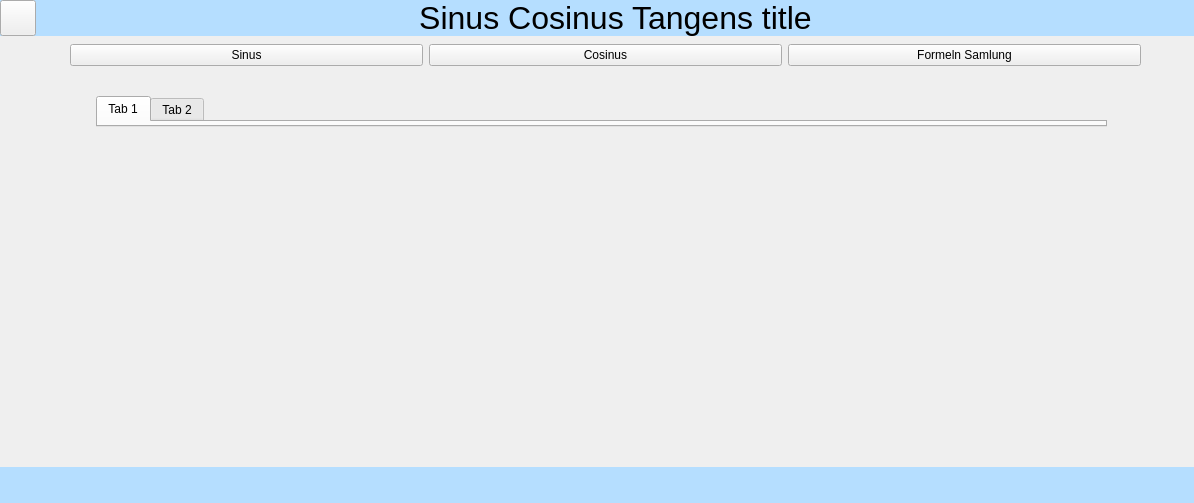
<?xml version="1.0" encoding="UTF-8"?>
<ui version="4.0">
 <class>MainWindow</class>
 <widget class="QMainWindow" name="MainWindow">
  <property name="geometry">
   <rect>
    <x>0</x>
    <y>0</y>
    <width>1194</width>
    <height>503</height>
   </rect>
  </property>


  * Window title
  <property name="windowTitle">
   <string>Sinus</string>
  </property>
  <widget class="QWidget" name="centralwidget">
   <property name="styleSheet">
    <string notr="true">.QWidget{
	border: none;
}
.QFrame{
	border: none;
}
#top_frame{
	background-color: rgb(181, 222, 255);
}
#bot_frame{
	background-color: rgb(181, 222, 255);
}</string>
   </property>
   <layout class="QHBoxLayout" name="horizontalLayout">
    <property name="spacing">
     <number>0</number>
    </property>
    <property name="leftMargin">
     <number>0</number>
    </property>
    <property name="topMargin">
     <number>0</number>
    </property>
    <property name="rightMargin">
     <number>0</number>
    </property>
    <property name="bottomMargin">
     <number>0</number>
    </property>
    <item>
     <widget class="QFrame" name="frame">
      <property name="frameShape">
       <enum>QFrame::StyledPanel</enum>
      </property>
      <property name="frameShadow">
       <enum>QFrame::Raised</enum>
      </property>
      <layout class="QHBoxLayout" name="horizontalLayout_2">
       <property name="spacing">
        <number>0</number>
       </property>
       <property name="leftMargin">
        <number>0</number>
       </property>
       <property name="topMargin">
        <number>0</number>
       </property>
       <property name="rightMargin">
        <number>0</number>
       </property>
       <property name="bottomMargin">
        <number>0</number>
       </property>
       <item>
        <widget class="QFrame" name="leftS">
         <property name="maximumSize">
          <size>
           <width>0</width>
           <height>16777215</height>
          </size>
         </property>
         <property name="frameShape">
          <enum>QFrame::StyledPanel</enum>
         </property>
         <property name="frameShadow">
          <enum>QFrame::Raised</enum>
         </property>
         <layout class="QHBoxLayout" name="horizontalLayout_3">
          <property name="spacing">
           <number>0</number>
          </property>
          <property name="leftMargin">
           <number>0</number>
          </property>
          <property name="topMargin">
           <number>0</number>
          </property>
          <property name="rightMargin">
           <number>0</number>
          </property>
          <property name="bottomMargin">
           <number>0</number>
          </property>
          <item>
           <widget class="QFrame" name="frame_4">
            <property name="minimumSize">
             <size>
              <width>200</width>
              <height>0</height>
             </size>
            </property>
            <property name="frameShape">
             <enum>QFrame::StyledPanel</enum>
            </property>
            <property name="frameShadow">
             <enum>QFrame::Raised</enum>
            </property>
            <layout class="QVBoxLayout" name="verticalLayout_3">
             <property name="spacing">
              <number>0</number>
             </property>
             <property name="leftMargin">
              <number>0</number>
             </property>
             <property name="topMargin">
              <number>0</number>
             </property>
             <property name="rightMargin">
              <number>0</number>
             </property>
             <property name="bottomMargin">
              <number>0</number>
             </property>
             <item>
              <widget class="QLabel" name="label_2">
               <property name="maximumSize">
                <size>
                 <width>16777215</width>
                 <height>36</height>
                </size>
               </property>
               <property name="font">
                <font>
                 <pointsize>24</pointsize>
                </font>
               </property>
               <property name="text">
                <string>Menu</string>
               </property>
               <property name="alignment">
                <set>Qt::AlignCenter</set>
               </property>
              </widget>
             </item>
             <item>
              <widget class="QPushButton" name="pushButton">
               <property name="text">
                <string>projekt1</string>
               </property>
              </widget>
             </item>
             <item>
              <widget class="QPushButton" name="pushButton_2">
               <property name="text">
                <string>projekt2</string>
               </property>
              </widget>
             </item>
             <item>
              <widget class="QPushButton" name="pushButton_3">
               <property name="text">
                <string>projekt3</string>
               </property>
              </widget>
             </item>
             <item>
              <widget class="QPushButton" name="pushButton_4">
               <property name="text">
                <string>projekt4</string>
               </property>
              </widget>
             </item>
             <item>
              <spacer name="verticalSpacer">
               <property name="orientation">
                <enum>Qt::Vertical</enum>
               </property>
               <property name="sizeHint" stdset="0">
                <size>
                 <width>20</width>
                 <height>40</height>
                </size>
               </property>
              </spacer>
             </item>
             <item>
              <widget class="QPushButton" name="btn_back">
               <property name="text">
                <string>back</string>
               </property>
              </widget>
             </item>
            </layout>
           </widget>
          </item>
         </layout>
        </widget>
       </item>
       <item>
        <widget class="QFrame" name="rightS">
         <property name="frameShape">
          <enum>QFrame::StyledPanel</enum>
         </property>
         <property name="frameShadow">
          <enum>QFrame::Raised</enum>
         </property>
         <layout class="QVBoxLayout" name="verticalLayout">
          <property name="spacing">
           <number>0</number>
          </property>
          <property name="leftMargin">
           <number>0</number>
          </property>
          <property name="topMargin">
           <number>0</number>
          </property>
          <property name="rightMargin">
           <number>0</number>
          </property>
          <property name="bottomMargin">
           <number>0</number>
          </property>
          <item>
           <widget class="QFrame" name="top_frame">
            <property name="maximumSize">
             <size>
              <width>16777215</width>
              <height>36</height>
             </size>
            </property>
            <property name="frameShape">
             <enum>QFrame::StyledPanel</enum>
            </property>
            <property name="frameShadow">
             <enum>QFrame::Raised</enum>
            </property>
            <layout class="QHBoxLayout" name="horizontalLayout_4">
             <property name="spacing">
              <number>0</number>
             </property>
             <property name="leftMargin">
              <number>0</number>
             </property>
             <property name="topMargin">
              <number>0</number>
             </property>
             <property name="rightMargin">
              <number>0</number>
             </property>
             <property name="bottomMargin">
              <number>0</number>
             </property>


            * comentar
             <item>
              <widget class="QFrame" name="frame_8">
               <property name="minimumSize">
                <size>
                 <width>36</width>
                 <height>36</height>
                </size>
               </property>
               <property name="maximumSize">
                <size>
                 <width>36</width>
                 <height>36</height>
                </size>
               </property>
               <property name="frameShape">
                <enum>QFrame::StyledPanel</enum>
               </property>
               <property name="frameShadow">
                <enum>QFrame::Raised</enum>
               </property>



               <layout class="QVBoxLayout" name="verticalLayout_2">
                <property name="spacing">
                 <number>0</number>
                </property>
                <property name="leftMargin">
                 <number>0</number>
                </property>
                <property name="topMargin">
                 <number>0</number>
                </property>
                <property name="rightMargin">
                 <number>0</number>
                </property>
                <property name="bottomMargin">
                 <number>0</number>
                </property>


                * menu button
                <item>
                 <widget class="QPushButton" name="menuButton">
                  <property name="minimumSize">
                   <size>
                    <width>36</width>
                    <height>36</height>
                   </size>
                  </property>
                  <property name="maximumSize">
                   <size>
                    <width>36</width>
                    <height>36</height>
                   </size>
                  </property>
                  <property name="text">
                   <string/>
                  </property>
                  <property name="icon">
                   <iconset>
                    <normaloff>menu.png</normaloff>menu.png</iconset>
                  </property>
                 </widget>
                </item>

               </layout>
              </widget>
             </item>



             <item>
              <spacer name="horizontalSpacer">
               <property name="orientation">
                <enum>Qt::Horizontal</enum>
               </property>
               <property name="sizeHint" stdset="0">
                <size>
                 <width>178</width>
                 <height>20</height>
                </size>
               </property>
              </spacer>
             </item>


             <item>
             * Title
              <widget class="QLabel" name="label">
               <property name="font">
                <font>
                 <pointsize>24</pointsize>
                </font>
               </property>
               <property name="text">
                <string>Sinus Cosinus Tangens title</string>
               </property>
               <property name="alignment">
                <set>Qt::AlignCenter</set>
               </property>
              </widget>
             </item>

             
             <item>
              <spacer name="horizontalSpacer_2">
               <property name="orientation">
                <enum>Qt::Horizontal</enum>
               </property>
               <property name="sizeHint" stdset="0">
                <size>
                 <width>179</width>
                 <height>20</height>
                </size>
               </property>
              </spacer>
             </item>

            </layout>
           </widget>
          </item>


          <item>

           <widget class="QFrame" name="frame_3">
            <property name="minimumSize">
             <size>
              <width>0</width>
              <height>100</height>
             </size>
            </property>
            <property name="frameShape">
             <enum>QFrame::StyledPanel</enum>
            </property>
            <property name="frameShadow">
             <enum>QFrame::Raised</enum>
            </property>

            <widget class="QWidget" name="horizontalLayoutWidget">
             <property name="geometry">
              <rect>
               <x>70</x>
               <y>-1</y>
               <width>1071</width>
               <height>41</height>
              </rect>
             </property>
             <layout class="QHBoxLayout" name="horizontalLayout_buttons">

              <item>
               <widget class="QPushButton" name="sinus_button">
                <property name="text">
                 <string>Sinus</string>
                </property>
               </widget>
              </item>

              <item>
               <widget class="QPushButton" name="cosinus_button">
                <property name="text">
                 <string>Cosinus</string>
                </property>
               </widget>
              </item>

              <item>
               <widget class="QPushButton" name="folmeln_samlung_button">
                <property name="text">
                 <string>Formeln Samlung</string>
                </property>
               </widget>
              </item>

             </layout>
            </widget>


            <widget class="QWidget" name="horizontalLayoutWidget_2">
             <property name="geometry">
              <rect>
               <x>70</x>
               <y>50</y>
               <width>1071</width>
               <height>371</height>
              </rect>
             </property>

             <layout class="QHBoxLayout" name="horizontalLayout_main">

              <item>

               <widget class="QWidget" name="widget_main" native="true">
                <widget class="QWidget" name="widget_2" native="true">
                 <property name="geometry">
                  <rect>
                   <x>540</x>
                   <y>50</y>
                   <width>491</width>
                   <height>311</height>
                  </rect>
                 </property>
                </widget>



                <widget class="QTabWidget" name="tabWidget">
                 <property name="geometry">
                  <rect>
                   <x>26</x>
                   <y>10</y>
                   <width>1011</width>
                   <height>31</height>
                  </rect>
                 </property>
                 <property name="currentIndex">
                  <number>0</number>
                 </property>


                 <widget class="QWidget" name="tab_1">
                  <attribute name="title">
                   <string>Tab 1</string>
                  </attribute>
                 </widget>
                 <widget class="QWidget" name="tab_2">
                  <attribute name="title">
                   <string>Tab 2</string>
                  </attribute>
                 </widget>


                 
                </widget>
               </widget>
              </item>

             </layout>
            </widget>
           </widget>
          </item>







          <item>
           <widget class="QFrame" name="bot_frame">
            <property name="minimumSize">
             <size>
              <width>0</width>
              <height>36</height>
             </size>
            </property>
            <property name="maximumSize">
             <size>
              <width>16777215</width>
              <height>36</height>
             </size>
            </property>
            <property name="frameShape">
             <enum>QFrame::StyledPanel</enum>
            </property>
            <property name="frameShadow">
             <enum>QFrame::Raised</enum>
            </property>
           </widget>
          </item>
         </layout>
        </widget>
       </item>
      </layout>
     </widget>
    </item>
   </layout>
  </widget>
 </widget>
 <resources/>
 <connections/>
</ui>
